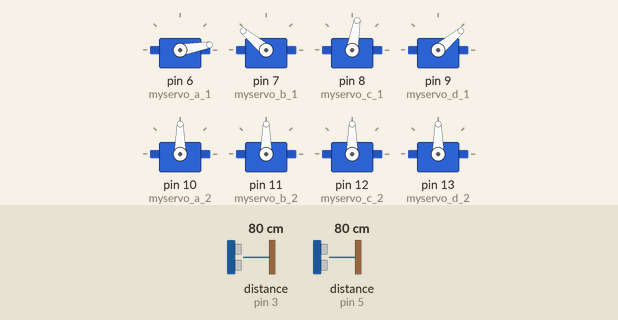
A sketch run on a simulated Arduino Uno, built with avr-gcc and run on an emulated ATmega328P. Parts: 8 × servo. Wiring (inferred from the names in the program): 2 × ultrasonic range finder: trigger pin 2, echo pin 3 / trigger pin 4, echo pin 5. The test bench sets the inputs (shaded band); at power-on: distance to the obstacle (sensors on pin 5, pin 3) 80 cm. The echo pulse lasts 58.3 µs per cm.

Above: at 11.2 s.
11.3 s: distance to the obstacle (sensor on pin 5) set to 54 cm
25.0 s: distance to the obstacle (sensor on pin 5) set to 47 cm
At 25.5 s:
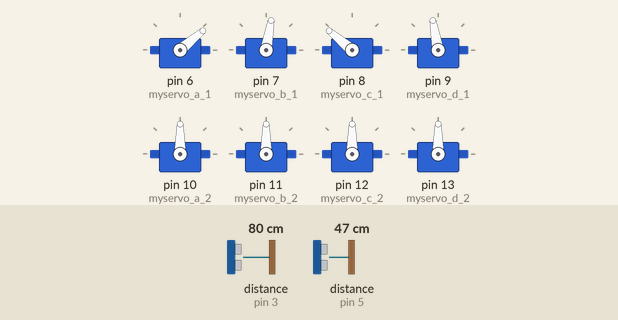
34.0 s: distance to the obstacle (sensor on pin 5) set to 60 cm
At 34.4 s:
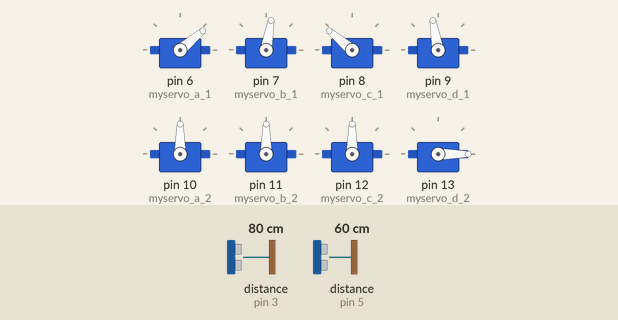
43.0 s: distance to the obstacle (sensor on pin 3) set to 2 cm
At 43.4 s:
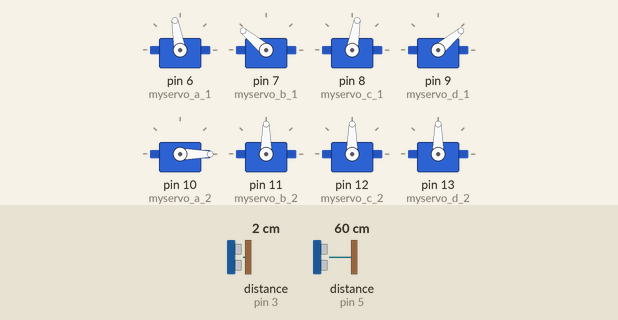
Timing chart, 0 to 53.0 s (numbered marks = the images above; inputs shaded):
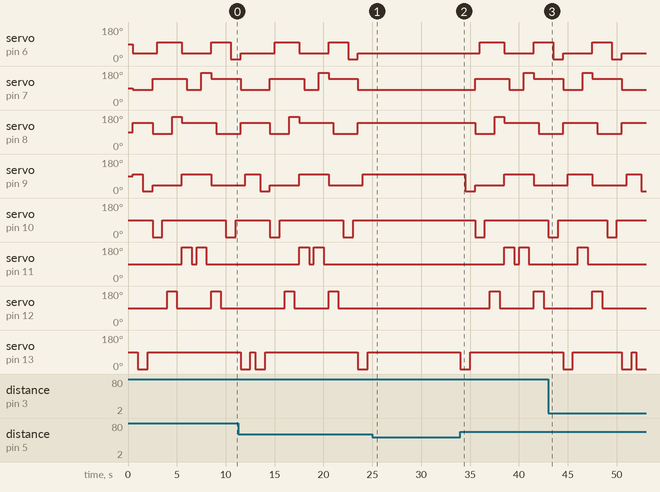

The sketch:

PBL2_2_GK.ino
```cpp
//進むときは三足
#include <Servo.h>

Servo myservo_a_1; //左前脚の第一関節
Servo myservo_b_1; //右前脚の第一関節
Servo myservo_c_1; //左後脚の第一関節
Servo myservo_d_1; //右後脚の第一関節
Servo myservo_a_2; //左前脚の第二関節
Servo myservo_b_2; //右前脚の第二関節
Servo myservo_c_2; //左後脚の第二関節
Servo myservo_d_2; //右後脚の第二関節

int Trig_r = 2;
int Echo_r = 3;
int Trig_l = 4;
int Echo_l = 5;
int Duration_r;
int Duration_l;
float Distance_r;
float Distance_l;

int Distance = 50;

void setup() {
  // put your setup code here, to run once:
  Serial.begin(9600);
  pinMode(Trig_r,OUTPUT);
  pinMode(Echo_r,INPUT);
  pinMode(Trig_l,OUTPUT);
  pinMode(Echo_l,INPUT);

  myservo_a_1.attach(6);
  myservo_b_1.attach(7);
  myservo_c_1.attach(8);
  myservo_d_1.attach(9);
  myservo_a_2.attach(10);
  myservo_b_2.attach(11);
  myservo_c_2.attach(12);
  myservo_d_2.attach(13);

  myservo_a_2.write(90);
  myservo_b_2.write(90);
  myservo_c_2.write(90);
  myservo_d_2.write(90);
  delay(500);

  myservo_a_1.write(40);
  myservo_b_1.write(80);
  myservo_c_1.write(140);
  myservo_d_1.write(100);
  delay(500);

}

void zenshin(){
  myservo_b_2.write(180);
  delay(500);
  myservo_b_1.write(170);
  delay(500);
  myservo_b_2.write(90);
  delay(500);

  myservo_a_1.write(100);
  myservo_b_1.write(140);
  myservo_c_2.write(180);
  myservo_d_1.write(40);
  delay(500);

  myservo_c_1.write(80);
  delay(500);
  myservo_c_2.write(90);
  delay(500);

  myservo_a_2.write(0);
  delay(500);
  myservo_a_1.write(10);
  delay(500);
  myservo_a_2.write(90);
  delay(500);

  myservo_a_1.write(40);
  myservo_b_1.write(80);
  myservo_c_1.write(140);
  myservo_d_2.write(0);
  delay(500);

  myservo_d_1.write(100);
  delay(500);
  myservo_d_2.write(90);
  delay(500);
}

void koushin(){
  myservo_d_2.write(0);
  delay(500);
  myservo_d_1.write(10);
  delay(500);
  myservo_d_2.write(90);
  delay(500);

  myservo_a_2.write(0);
  myservo_b_1.write(140);
  myservo_c_1.write(80);
  myservo_d_1.write(40);
  delay(500);

  myservo_a_1.write(100);
  delay(500);
  myservo_a_2.write(90);
  delay(500);

  myservo_c_2.write(180);
  delay(500);
  myservo_c_1.write(170);
  delay(500);
  myservo_c_2.write(90);
  delay(500);

  myservo_a_1.write(40);
  myservo_b_2.write(180);
  myservo_c_1.write(140);
  myservo_d_1.write(100);
  delay(500);

  myservo_b_1.write(80);
  delay(500);
  myservo_b_2.write(90);
  delay(500);
}

void loop() {
  // put your main code here, to run repeatedly:
  digitalWrite(Trig_r,LOW);
  delayMicroseconds(1);
  digitalWrite(Trig_r,HIGH);
  delayMicroseconds(11);
  digitalWrite(Trig_r,LOW);
  Duration_r = pulseIn(Echo_r,HIGH);
  digitalWrite(Trig_l,LOW);
  delayMicroseconds(1);
  digitalWrite(Trig_l,HIGH);
  delayMicroseconds(11);
  digitalWrite(Trig_l,LOW);
  Duration_l = pulseIn(Echo_l,HIGH);
  Distance_r = Duration_r/2;
  Distance_r = Distance_r*340*100/1000000; // ultrasonic speed is 340m/s = 34000cm/s = 0.034cm/us
  Distance_l = Duration_l/2;
  Distance_l = Distance_l*340*100/1000000; // ultrasonic speed is 340m/s = 34000cm/s = 0.034cm/us

  if(Distance_r <= Distance){
    zenshin();
    koushin();
  }
  else if(Distance_l >= Distance){
    koushin();
    zenshin();
  }
}
```

Measured:
- the behaviour switches between 51 and 50 cm on distance to the obstacle (sensor on pin 5) (found by bisection; images 0 and 1)
- after the input at 25.0 s, servo on pin 6 (myservo_a_1): stays 40° (without the input it goes to 100° after 2.0 s); servo on pin 7 (myservo_b_1): stays 80° (without the input it goes to 140° after 1.5 s)
- after the input at 34.0 s, servo on pin 6 (myservo_a_1): 40° → 100° after 2.0 s, → 40° 2.5 s later, → 100° 3.0 s later; servo on pin 7 (myservo_b_1): 80° → 140° after 1.5 s, → 80° 3.5 s later, → 170° 1.5 s later, → 140° 1.0 s later
- after the input at 43.0 s, servo on pin 10 (myservo_a_2): 90° → 0° after 6.0 s, → 90° 1.0 s later
- by itself, servo on pin 10 (myservo_a_2): alternates 90° for 6.5 s and 0° for 1.0 s
- by itself, servo on pin 12 (myservo_c_2): alternates 180° for 1.0 s and 90° for 3.5 s
